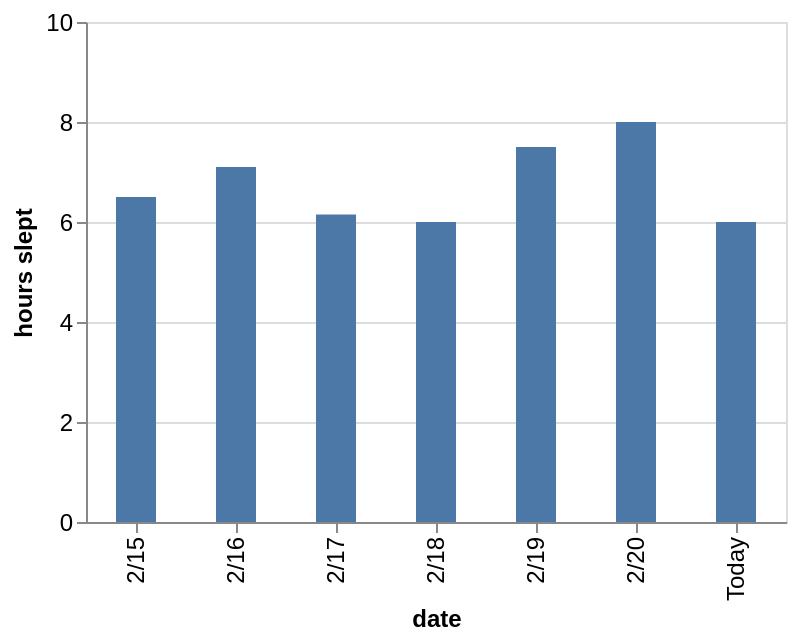

The specification (Vega-Lite) saved for this image:
### Vega-Lite specification from a JSON file in a GitHub repository (floating-point values rounded to 4 significant figures)
{"config": {"view": {"continuousWidth": 400, "continuousHeight": 300}, "axis": {"labelFontSize": 12, "titleFontSize": 12}}, "data": {"values": [{"date": "2/15", "hours slept": 6.5}, {"date": "2/16", "hours slept": 7.1}, {"date": "2/17", "hours slept": 6.15}, {"date": "2/18", "hours slept": 6}, {"date": "2/19", "hours slept": 7.5}, {"date": "2/20", "hours slept": 8}, {"date": "Today", "hours slept": 6}]}, "mark": {"type": "bar", "size": 20}, "encoding": {"x": {"field": "date", "type": "nominal"}, "y": {"field": "hours slept", "scale": {"domain": [0, 10]}, "type": "quantitative"}}, "height": 250, "width": 350, "$schema": "https://vega.github.io/schema/vega-lite/v5.json", "datasets": {"data-f5aa8050aacd2455481375b5a5ff3680": [{"date": "2/15", "hours slept": 6.5}, {"date": "2/16", "hours slept": 7.1}, {"date": "2/17", "hours slept": 6.15}, {"date": "2/18", "hours slept": 6}, {"date": "2/19", "hours slept": 7.5}, {"date": "2/20", "hours slept": 8}, {"date": "Today", "hours slept": 6}]}}
